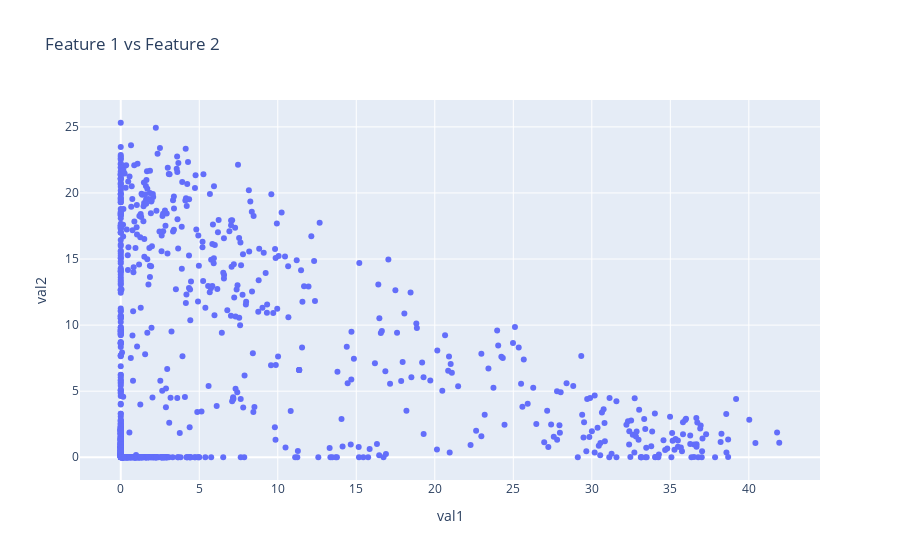

Write notebook code for a chart like this one.
### Code cell
px.scatter(token_df[(token_df.val1 >0) | (token_df.val2 >0) ], x="val1", y="val2", hover_data=["str_tokens", "context"], title="Feature 1 vs Feature 2")

### Figure 1 — Plotly figure (JSON) as saved in the notebook; plotly's stock layout.template omitted (floating-point values rounded to 4 significant figures; data arrays with more than 128 entries replaced by an {"elided": "..."} marker saying what was removed)
{"data": [{"customdata": {"elided": "933x2 str values"}, "hovertemplate": "val1=%{x}<br>val2=%{y}<br>str_tokens=%{customdata[0]}<br>context=%{customdata[1]}<extra></extra>", "legendgroup": "", "marker": {"color": "#636efa", "symbol": "circle"}, "mode": "markers", "name": "", "orientation": "v", "showlegend": false, "type": "scatter", "x": {"elided": "933 float values"}, "xaxis": "x", "y": {"elided": "933 float values"}, "yaxis": "y"}], "layout": {"legend": {"tracegroupgap": 0}, "title": {"text": "Feature 1 vs Feature 2"}, "xaxis": {"anchor": "y", "domain": [0, 1], "title": {"text": "val1"}}, "yaxis": {"anchor": "x", "domain": [0, 1], "title": {"text": "val2"}}}}
